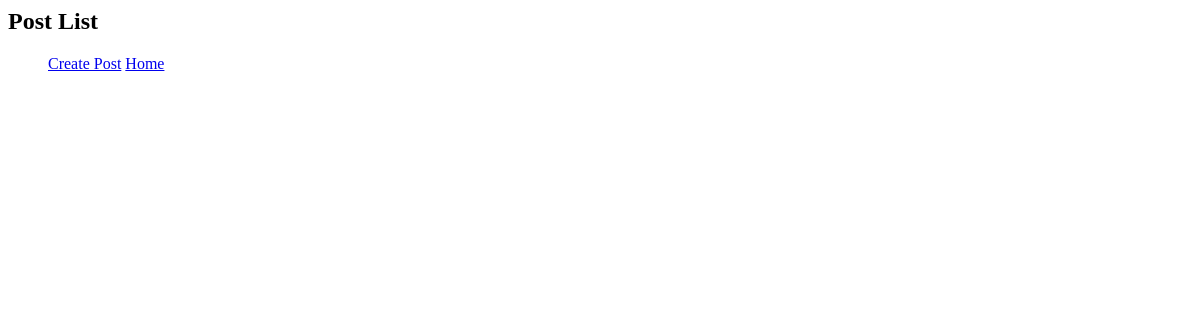
The app's page /posts/, older data.
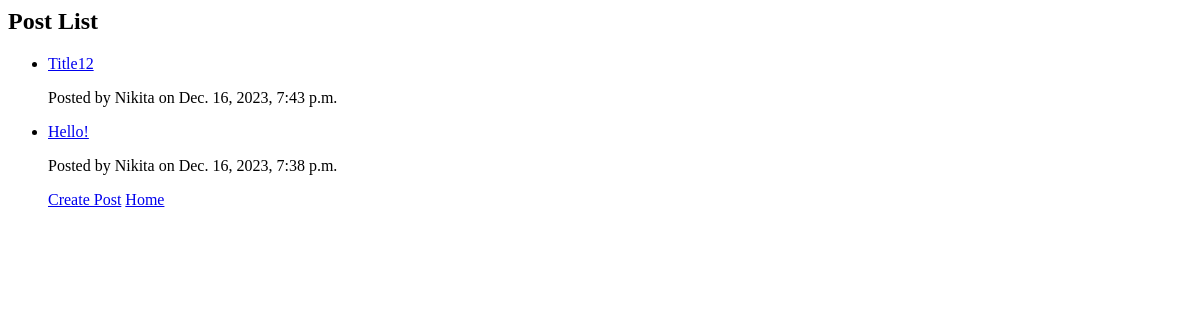
The same page, newer data.
### posts/models.py (models this page shows, shortened)
class Post(models.Model):
    title = models.CharField(max_length = 100)
    text = models.CharField(max_length = 4000)
    dateOfCreation = models.DateTimeField(default = timezone.now)
    author = models.ForeignKey(User, on_delete = models.CASCADE)

### posts/views.py (the view)
# urls.py: path('', post_list, name='post_list'),
def post_list(request):
    posts = Post.objects.all().order_by('-dateOfCreation')  # Ordering by creation date
    return render(request, 'posts/post_list.html', {'posts': posts})

### posts/templates/posts/post_list.html
{% block content %}
  <h2>Post List</h2>
  <ul>
    {% for post in posts %}
      <li>
        <a href="{% url 'post_detail' pk=post.pk %}">{{ post.title }}</a>
        <p>Posted by {{ post.author }} on {{ post.dateOfCreation }}</p>
      </li>
    {% endfor %}
    <a href="{% url 'create_post' %}">{{ 'Create Post' }}</a>
    <a href="{% url 'home' %}">{{ 'Home' }}</a>
  </ul>
{% endblock %}

Row changes from the older to the newer data that the page shows:
added Post: title "Title12", author "Nikita", dateOfCreation "Dec. 16, 2023, 7:43 p.m."
added Post: title "Hello!", author "Nikita", dateOfCreation "Dec. 16, 2023, 7:38 p.m."
